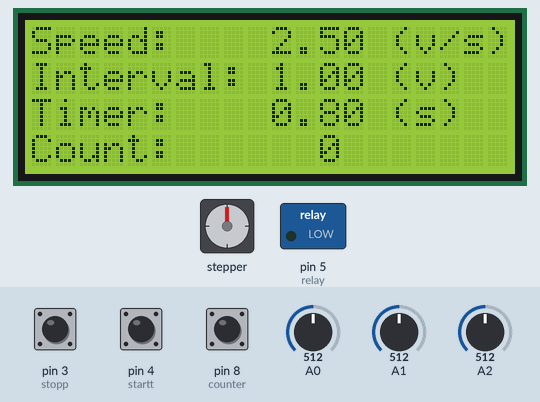
Recording of a sketch running on a simulated Arduino Uno, built with avr-gcc and run on an emulated ATmega328P. Parts: stepper motor, 20×4 character LCD, switched loads named in the sketch (green lamp = pin HIGH). Wiring (inferred from the names in the program): stepper motor driver (200 steps per turn assumed): step pin 7; direction pin 6. Dashed ring = blinking. The test bench sets the inputs (shaded band); at power-on: pin 8 (counter) HIGH, pin 4 (startt) HIGH, pin 3 (stopp) HIGH, A0 = 512, A1 = 512, A2 = 512. Pins used as bus, display or sensor lines are not drawn; what the sketch prints to the serial monitor is not drawn.

Above: at 1.2 s.
1.3 s: pin 8 (counter) pulled LOW for 3.2 s
At 4.6 s:
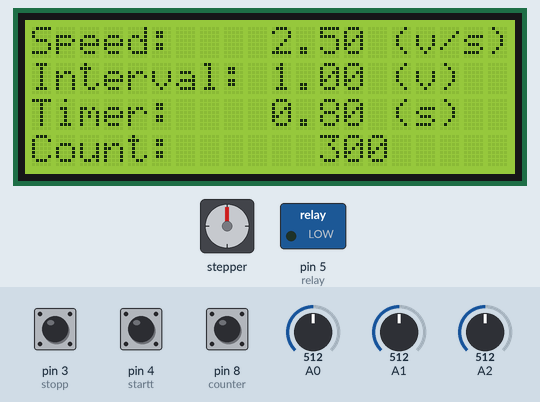
6.0 s: pin 4 (startt) pulled LOW for 0.15 s
At 7.0 s:
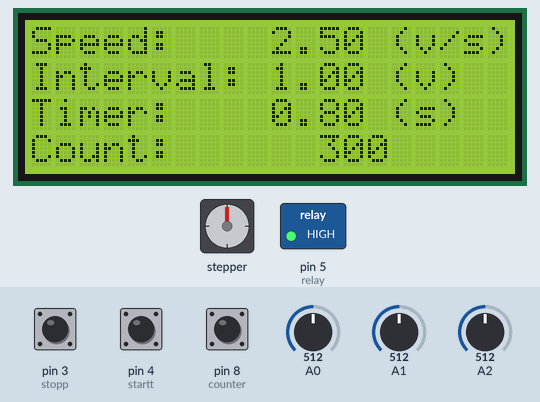
Timing chart, 0 to 15.1 s (numbered marks = the images above; inputs shaded):
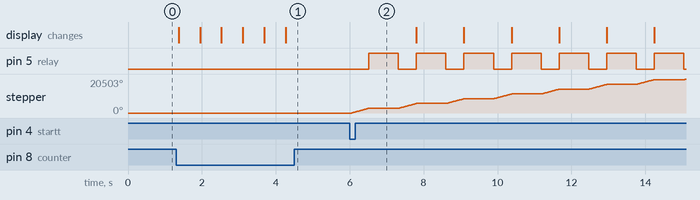

The sketch:

CODE-067.ino
```cpp
//#https://www.youtube.com/thongminhvo
#include <Wire.h>
#include <LiquidCrystal_I2C.h>
LiquidCrystal_I2C lcd (0x27, 20, 4);
const int stepPin = 7;//clk+
const int dirPin = 6;//cw+
#define startt 4
#define stopp 3
#define relay 5
#define counter 8
int amount = 0;
//..............................
void setup() {
  Serial.begin(9600);
  lcd.init();
  lcd.backlight();
  pinMode(stepPin, OUTPUT);
  pinMode(dirPin, OUTPUT);
  pinMode(relay, OUTPUT);
  pinMode(startt, INPUT_PULLUP);
  pinMode(stopp, INPUT_PULLUP);
  pinMode(counter, INPUT_PULLUP);
  digitalWrite(relay, LOW);
}
//.................................
void loop () {
sett:
  int i = 0;
  int j = 0;
  long bb = analogRead(A0);
  long aa = analogRead(A1);
  long cc = analogRead(A2);
  double b = map(bb, 0, 1023, 1, 50) ;//speed
  double a = map(aa, 0, 1023, 1, 20);//distance
  double c = map(cc, 0, 1023, 2, 15);//delay
  //serial.println(bb);
  //lcd.clear ();
  //..............................
  lcd.setCursor(0, 0);
  lcd.print("Speed:");
  lcd.setCursor(10, 0);
  lcd.print(b / 10);
  lcd.setCursor(15, 0);
  lcd.print("(v/s)");

  lcd.setCursor(0, 1);
  lcd.print("Interval:");
  lcd.setCursor(10, 1);
  lcd.print(a / 10);
  lcd.setCursor(15, 1);
  lcd.print("(v)");

  lcd.setCursor(0, 2);
  lcd.print("Timer:");
  lcd.setCursor(10, 2);
  lcd.print(c / 10);
  lcd.setCursor(15, 2);
  lcd.print("(s)");
  lcd.setCursor(0, 3);
  lcd.print("");
  lcd.setCursor(10, 3);
  lcd.print("");
  lcd.setCursor(0, 3);
  lcd.print("Count:              "); lcd.setCursor(12, 3);
  lcd.print(amount);
  //.............................
  if (digitalRead(counter) == 0) {
    amount = amount + 50;
    lcd.setCursor(12, 3);
    lcd.print(amount);
    delay(500);
  }
  //................................
  if ((digitalRead(startt) == 0) && (amount > 0))
  {
    while (j < amount)
    {
      Serial.println("ON");
      digitalWrite(dirPin, HIGH);
      for (int x = 0; x < a * 160 ; x++) {
        digitalWrite(stepPin, HIGH);
        delayMicroseconds(3125 / b);
        digitalWrite(stepPin, LOW);
        delayMicroseconds(3125 / b);
        if (digitalRead (stopp) == 0)
        {
          amount = 0;
          Serial.println("stop");
          goto sett;
        }
      }
      digitalWrite(relay, HIGH);
      delay(c * 100);
      digitalWrite(relay, LOW);
      i++;
      lcd.setCursor(7, 3);
      lcd.print(i);
      if (digitalRead(stopp) == 0)
      {
        amount = 0;
        Serial.println("stop");
        goto sett;
      }
      j++;
    }
    amount = 0;
  }
}
```

Measured:
- after the input at 1.3 s, the display: first changes after 0.07 s (image 1 shows a later state)
- after the input at 6.0 s, pin 5 (relay): alternates HIGH for 0.80 s and LOW for 0.49 s, starting after 0.52 s; stepper: turns 2880° clockwise in 0.47 s, repeating every 1.3 s
